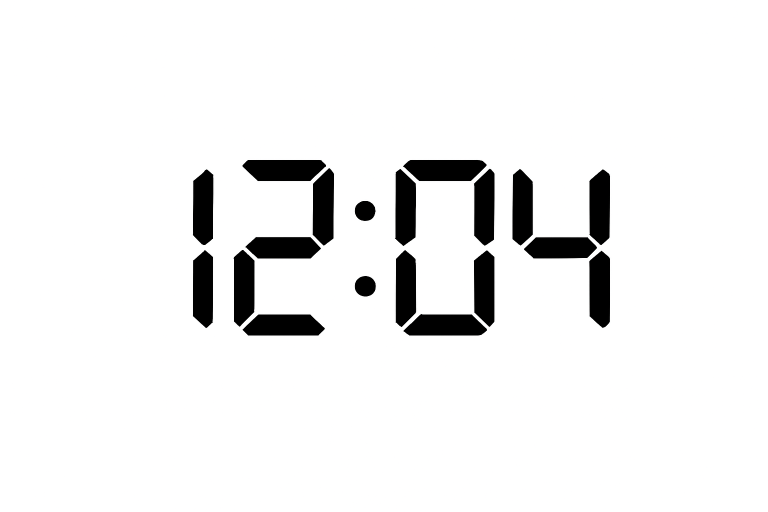
#> input picture ChatGPTImage.png, 1536 x 1024 px (shown at 1/2 size)
$ python -i operations.py   (imports and definitions only)
#> lines starting #> are read from the running program, lines starting #| are printed output that depends on the picture; after the words box and inside, x2 and y2 are one past the last pixel; in counts of white or black regions, pixels touching at a corner belong together
### logger.py
"""
Production-grade logging system for Digital Number OCR.
"""
import logging
import sys
from pathlib import Path
from logging.handlers import RotatingFileHandler
from datetime import datetime
from typing import Optional
import json


class OCRLogger:
    """Centralized logger for OCR system."""

    def __init__(self, name: str = "digital_ocr", log_dir: Optional[Path] = None):
#> further down, picture is the input picture: shape (1024, 1536, 3); mean B, G, R 239.2, 239.2, 239.2
        self.name = name
        self.log_dir = log_dir or Path("logs")
        self.log_dir.mkdir(parents=True, exist_ok=True)

        self.logger = logging.getLogger(name)
        self.logger.setLevel(logging.DEBUG)

        if not self.logger.handlers:
            self._setup_handlers()

    def _setup_handlers(self):
        """Setup console and file handlers."""
        console_handler = logging.StreamHandler(sys.stdout)
        console_handler.setLevel(logging.INFO)
        console_formatter = logging.Formatter(
            '%(asctime)s - %(name)s - %(levelname)s - %(message)s',
            datefmt='%Y-%m-%d %H:%M:%S'
        )
        console_handler.setFormatter(console_formatter)

        log_file = self.log_dir / f"{self.name}_{datetime.now():%Y%m%d}.log"
        file_handler = RotatingFileHandler(
            log_file, maxBytes=10*1024*1024, backupCount=5, encoding='utf-8'
        )
        file_handler.setLevel(logging.DEBUG)
        file_formatter = logging.Formatter(
            '%(asctime)s - %(name)s - %(levelname)s - [%(filename)s:%(lineno)d] - %(message)s',
            datefmt='%Y-%m-%d %H:%M:%S'
        )
        file_handler.setFormatter(file_formatter)

        error_file = self.log_dir / f"{self.name}_error_{datetime.now():%Y%m%d}.log"
        error_handler = RotatingFileHandler(
            error_file, maxBytes=10*1024*1024, backupCount=5, encoding='utf-8'
        )
        error_handler.setLevel(logging.ERROR)
        error_handler.setFormatter(file_formatter)

        self.logger.addHandler(console_handler)
        self.logger.addHandler(file_handler)
        self.logger.addHandler(error_handler)

    def debug(self, msg: str, **kwargs):
        self.logger.debug(msg, extra=kwargs)

    def info(self, msg: str, **kwargs):
        self.logger.info(msg, extra=kwargs)

    def warning(self, msg: str, **kwargs):
        self.logger.warning(msg, extra=kwargs)

    def error(self, msg: str, exc_info: bool = False, **kwargs):
        self.logger.error(msg, exc_info=exc_info, extra=kwargs)

    def critical(self, msg: str, exc_info: bool = True, **kwargs):
        self.logger.critical(msg, exc_info=exc_info, extra=kwargs)


class ProcessingLogger:
    """Logger for tracking preprocessing attempts."""

    # [52 lines left out: functions __init__, log_attempt, save_log, print_summary, not called in this run]


ocr_logger = OCRLogger()

### preprocess/operations.py
"""
Image preprocessing operations for Digital Number OCR.
"""
import cv2
import numpy as np
from typing import Tuple, List, Optional
from dataclasses import dataclass

from exceptions import PreprocessingError
from logger import ocr_logger


@dataclass
class ROI:
    """Region of Interest data structure."""
    x: int
    y: int
    width: int
    height: int

    # [9 lines left out: functions xyxy, area, not called in this run]


class PreprocessingOperations:
    """Image preprocessing operations."""

    # [49 lines left out: functions invert, auto_invert, clahe, morphological_closing, not called in this run]

    @staticmethod
    def lcd_strong(image: np.ndarray) -> np.ndarray:
        """Strong preprocessing for LCD displays."""
        try:
            if len(image.shape) == 3:
                gray = cv2.cvtColor(image, cv2.COLOR_BGR2GRAY)
            else:
                gray = image.copy()

            bilateral = cv2.bilateralFilter(gray, 9, 75, 75)

            thresh = cv2.adaptiveThreshold(
                bilateral, 255, cv2.ADAPTIVE_THRESH_GAUSSIAN_C,
                cv2.THRESH_BINARY, 11, 2
            )
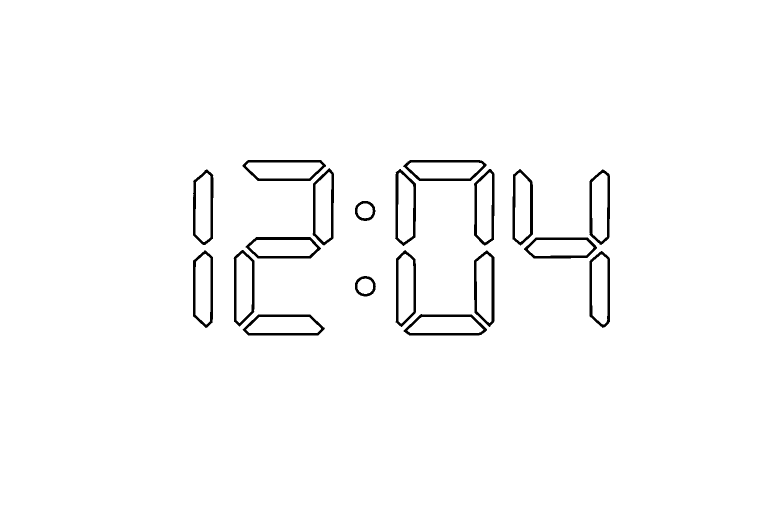
#> thresh: shape (1024, 1536) (shown at 1/2 size); 98.1% white; 19 black regions, largest, box (x1, y1, x2, y2) and area: (948, 501, 989, 654) 1801, (807, 628, 974, 671) 1774, (806, 320, 973, 362) 1770

            kernel = np.ones((2, 2), np.uint8)
            opened = cv2.morphologyEx(thresh, cv2.MORPH_OPEN, kernel)
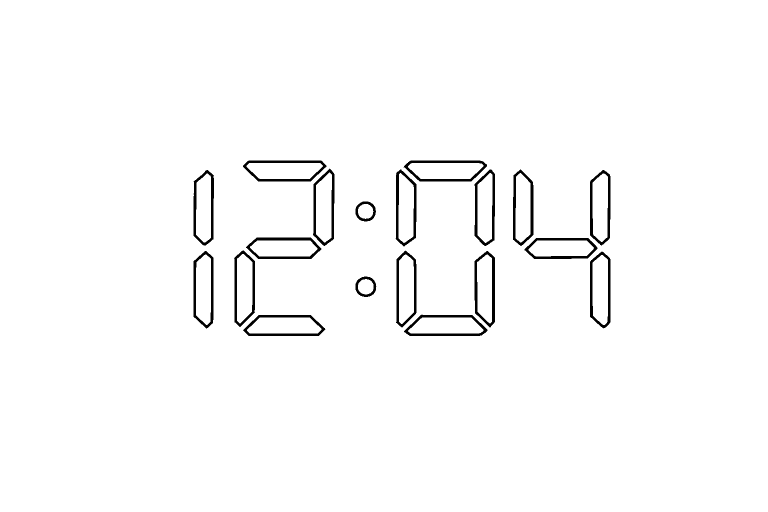
#> opened: shape (1024, 1536) (shown at 1/2 size); 98.1% white; 19 black regions, largest, box (x1, y1, x2, y2) and area: (949, 502, 990, 655) 1801, (808, 629, 975, 672) 1775, (807, 321, 974, 363) 1771

            return cv2.cvtColor(opened, cv2.COLOR_GRAY2BGR)
        except Exception as e:
            raise PreprocessingError(f"Failed to apply LCD strong: {e}")

    # [70 lines left out: functions decimal_enhance, scale_image, extract_horizontal_rois, crop_roi, not called in this run]

>>> import cv2
>>> picture = cv2.imread('../ChatGPTImage.png')
>>> result = PreprocessingOperations().lcd_strong(picture)
